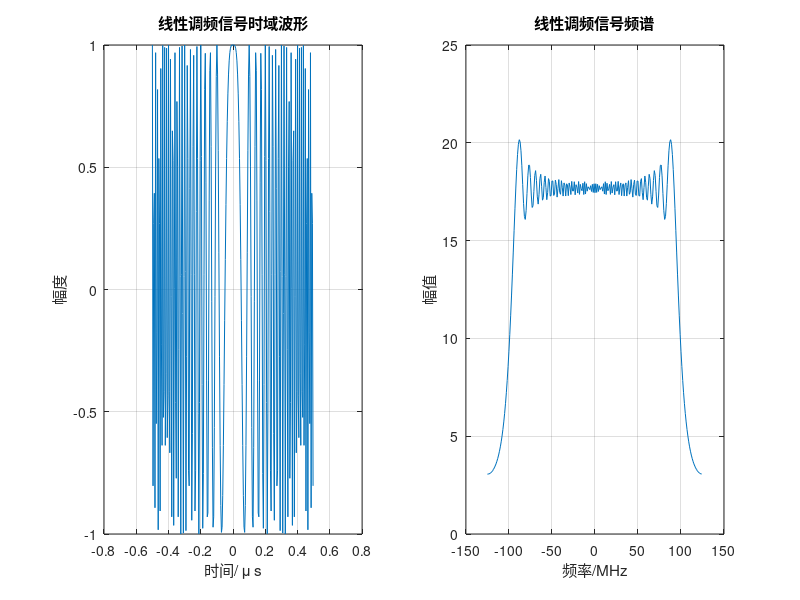
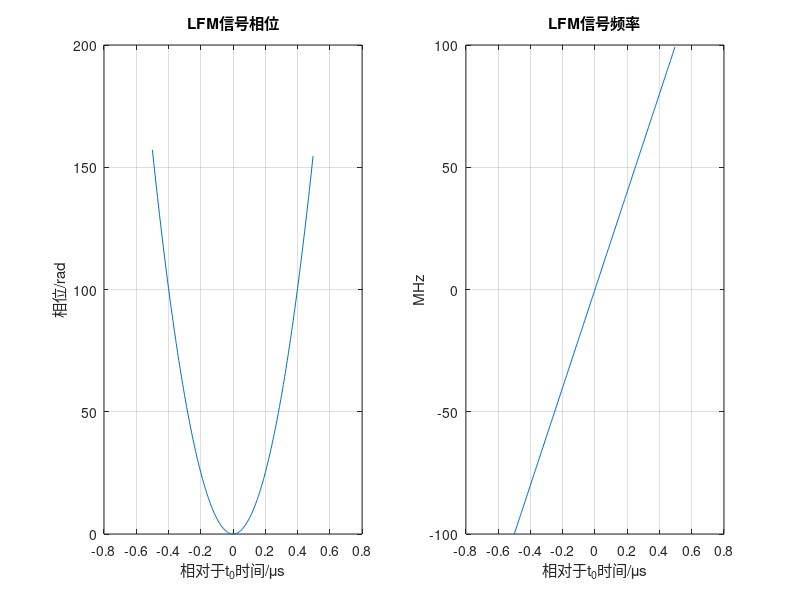
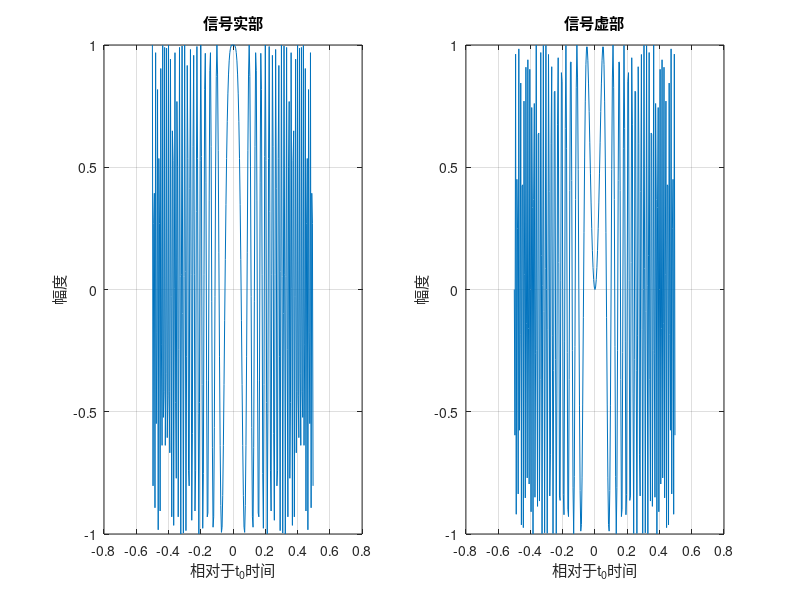
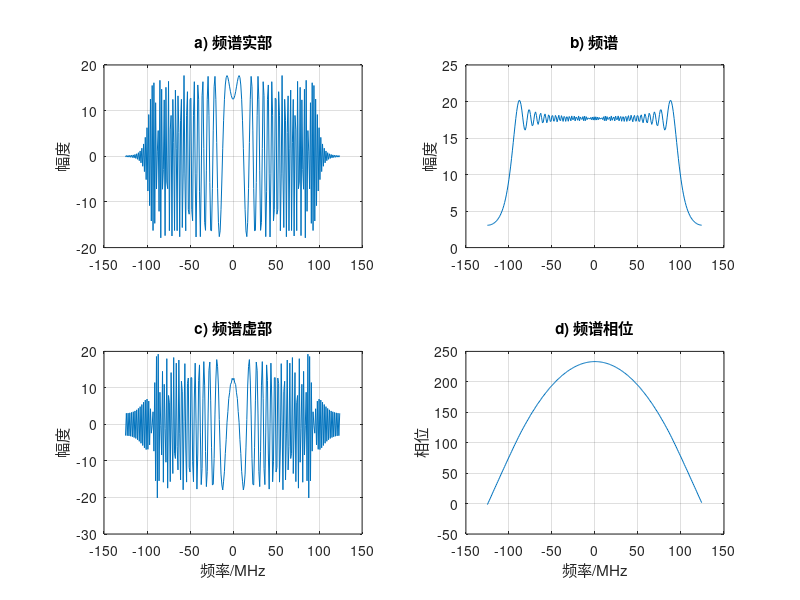

These figures' MATLAB source, in order:
%% 1.LFM信号分析
% （1）仿真LFM信号；
% （2）观察不同过采样率下的DFT结果；
% （3）观察不同TBP的LFM信号的频谱。
clc;clear;close all
%% （1）仿真LFM信号
%% 参数设置
B = 2e8;                        % 200MHz
T = 1e-6;                       % 脉冲持续时间
K = B/T;                        % 调频斜率    B=K*T
alpha_os = 1.25;                % 过采样率   alpha_os=fs/(K*T)
fs = alpha_os*B;                % 采样率
N = round( T / (1/fs) );        % 采样点数
dt = T/N;                       % 采样时间间隔
df = fs/N;                      % 采样频率间隔
t = -T/2:dt:T/2-dt;             % 时间变量
freq = -fs/2:df:fs/2-df;        % 频率变量
A_lfm = 1;                      % 设置信号幅度
f_lfm = 0;                      % 设置信号载频频率
y_lfm = A_lfm*exp(1j*(2*pi*f_lfm*t+pi*K*t.^2)); % 信号表达式
f = K*t;                        % 瞬时频率
phi = pi*K*t.^2;                % 瞬时相位

%% 绘制时域图
figure
subplot(121),plot(1e6*t,real(y_lfm));    % 绘制时域图
grid on;
xlabel('时间/ \mu s');           
ylabel('幅度');        
title( '线性调频信号时域波形');              
%% 绘制频谱图
Sf = fftshift(fft(fftshift(y_lfm)));  
subplot(122),plot(freq/1e6,abs(Sf) );    % 绘制频谱图
grid on;
xlabel('频率/MHz');          
ylabel('幅值');          
title('线性调频信号频谱');   

%% 绘制瞬时相位、瞬时频率图像
figure
subplot(121)
plot(t*1e+6,phi);grid on;
title('LFM信号相位');
xlabel('相对于t_0时间/\mus');
ylabel('相位/rad')
subplot(122)
plot(t*1e+6,f*1e-6);grid on;
title('LFM信号频率');
xlabel('相对于t_0时间/\mus');
ylabel('MHz');

%% 
TBP = 200;
T = 1e-6;                   % 脉冲持续时间
B = TBP/T;
K = B/T;                    % 调频斜率
alpha_os = 1.25;            % 过采样率
fs = alpha_os*B;            % 采样率
N = round( T / (1/fs) );    % 采样点数
dt = T/N;                   % 采样时间间隔
df = fs/N;                  % 采样频率间隔
t = -T/2:dt:T/2-dt;         % 时间变量
% t = 0:dt:T-dt;
freq = -fs/2:df:fs/2-df;    % 频率变量
A_lfm = 1;   % 设置信号幅度
f_lfm = 0;   % 设置信号载频频率
y_lfm = A_lfm*exp(1j*(2*pi*f_lfm*t+pi*K*t.^2)); % 信号表达式
Sf = fftshift(fft(fftshift(y_lfm)));    % Chirp信号频谱表达式
figure % 绘制基带LFM信号实部虚部波形
subplot(121),plot(t*1e+6,real(y_lfm)),grid on
title('信号实部'),xlabel('相对于t_0时间'),ylabel('幅度')
subplot(122),plot(t*1e+6,imag(y_lfm)),grid on
title('信号虚部'),xlabel('相对于t_0时间'),ylabel('幅度')
figure % 绘制基带LFM信号频域图
subplot(221),plot(freq*1e-6,real(Sf)),grid on
% axis([-40 40 -20 20])
title('a) 频谱实部'),ylabel('幅度')
subplot(222),plot(freq*1e-6,abs(Sf)),grid on
% axis([-20 20 0 40])
title('b) 频谱'),ylabel('幅度')
subplot(223),plot(freq*1e-6,imag(Sf)),grid on
% axis([-40 40 -20 20])
title('c) 频谱虚部'),xlabel('频率/MHz'),ylabel('幅度')
subplot(224),plot(freq*1e-6,unwrap(angle(Sf))),grid on
%axis([-50 50,0 900])
title('d) 频谱相位'),xlabel('频率/MHz'),ylabel('相位')
% title('线性调频信号的复频谱')

%% ======================================================================== %%
%% （2）观察不同过采样率下的DFT结果
alpha_0 = [0.8 1 1.2 1.4];% 过采样率
figure
for i = 1:length(alpha_0)
    TBP = 200;
    T = 1e-6;               % 脉冲持续时间
    B = TBP/T;
    K = B/T;                % 调频斜率
    fs = alpha_0(i)*B;      % 采样率
    N = round( T / (1/fs) );% 采样点数
    dt = T/N;               % 采样时间间隔
    df = fs/N;              % 采样频率间隔
    t = -T/2:dt:T/2-dt;     % 时间变量
    freq = -fs/2:df:fs/2-df;% 频率变量
    A_lfm = 1;              % 设置信号幅度
    f_lfm = 0;              % 设置信号载频频率
    y_lfm = A_lfm*exp(1j*(2*pi*f_lfm*t+pi*K*t.^2)); % 信号表达式
    Sf = fftshift(fft(fftshift(y_lfm)));    % Chirp信号频谱表达式
    %% 绘制频谱图
    subplot(length(alpha_0),1,i);
    plot(freq/1e6,abs(Sf) );grid on;
    axis([-200 200 0 inf]);
    if i==length(alpha_0)
        xlabel('频率/MHz');          
    end
    ylabel('幅值');          
    % title(['过采样率为',num2str(alpha_0(i))]); 
    % text(0,alpha_0(i),['过采样率为',num2str(alpha_0(i))],'HorizontalAlignment','center')
    legend(['过采样率为',num2str(alpha_0(i))])
end

% 参数设置
TBP = 200;             % 时间带宽积
T = 1e-6;             % 脉冲持续时间
alpha_0 = [1.6 1.4 1.2 1.0 0.8];             % 过采样率
figure; % title('过采样率\alpha_{os}在频谱中引起的能量间隙');
for i=1:length(alpha_0)
    % 参数计算
    B = TBP/T;             % 信号带宽
    K = B/T;               % 线性调频频率
    F = alpha_0(i)*B;      % 采样频率
    N = 2*ceil(F*T/2);     % 采样点数
    dt = T/N;              % 采样时间间隔
    df = F/N;              % 采样频率间隔
    % 变量设置
    t = -T/2:dt:T/2-dt;    % 时间变量
    f = -F/2:df:F/2-df;    % 频率变量
    f_zero = -F/2:F/(2*N):F/2-F/(2*N);    % 补零后的频率变零
    % 信号表达
    st = exp(1j*pi*K*t.^2);               % Chirp信号复数表达式
    Sf1 = fft(fftshift(st));              % Chirp信号频谱表达式
    st_zero = [st,zeros(1,N)];            % Chirp信号补零表达式
    Sf2 = fft(fftshift(st_zero));         % Chirp信号补零后的频谱表达式
    % 绘图
    subplot(length(alpha_0),2,2*i-1),plot(t*1e+6,real(st)),grid on
    if(i==1)
        title('信号实部')
    end
    if(i==length(alpha_0))
        xlabel('时间(\mus)')
    end
    subplot(length(alpha_0),2,2*i),plot(f_zero*1e-6,abs(Sf2)),grid on
    if(i==1)
        title('频谱幅度')
    end
    if(i==length(alpha_0))
        xlabel('频率单元/MHz')
    end
    % text(2.7,18,['\alpha_{os}= ',num2str(alpha_0(i))],'HorizontalAlignment','center')
    legend(['\alpha_{os}= ',num2str(alpha_0(i))])
end
%% ======================================================================== %%
%% （3）观察不同TBP的LFM信号的频谱
TBP = [25,50,100,400,1000];     % 时间带宽积
figure
for i = 1:length(TBP)
    T = 1e-6;                   % 脉冲持续时间
    B = TBP(i)/T;
    K = B/T;  % 调频斜率
    alpha_os = 2.5;% 过采样率
    fs = alpha_os*B; % 采样率
    N = round( T / (1/fs) );        % 采样点数
    t = linspace( -T/2 , T/2 , N);  % 
    y_lfm = A_lfm*exp(1j*(2*pi*f_lfm*t+pi*K*t.^2)); % 信号表达式

    %% 绘制频谱图
    freq = linspace(-fs/2,fs/2,N);  % 频域采样选取采样点，在-fs/2与fs/2间生成N个点
    Sf = fftshift( fft(y_lfm) );    
    subplot(length(TBP),1,i);
    plot(freq/1e6,abs(Sf) ),grid on;
    % axis([-200 200 0 1800]);
    if i==length(TBP)
        xlabel('频率/MHz');           
    end
    ylabel('幅度');  
    % title(['TBP为',num2str(TBP(i))]);
    legend(['TBP为',num2str(TBP(i))]);
end

TBP = [25,50,100,400,1000]; % 时间带宽积
figure
for i = 1:length(TBP)
    % 参数设置
    T = 1e-6;              % 脉冲持续时间
    B = TBP(i)/T;          % 信号带宽
    K = B/T;               % 线性调频频率
    alpha_os = 2.5;        % 过采样率
    F = alpha_os*B;        % 采样频率
    N = 2*ceil(F*T/2);     % 采样点数
    dt = T/N;              % 采样时间间隔
    df = F/N;              % 采样频率间隔
    % 变量设置
    t = -T/2:dt:T/2-dt;    % 时间变量
    freq = -F/2:df:F/2-df; % 频率变量
    % 信号表达
    y_lfm = A_lfm*exp(1j*(2*pi*f_lfm*t+pi*K*t.^2)); % 信号表达式
    Sf = fftshift(fft(fftshift(y_lfm)));     % Chirp信号频谱表达式
    %% 绘图
    % 频谱幅度
    subplot(5,2,2*i-1)
    plot(freq*1e-6,abs(Sf)),grid on
    if(i==5)
        xlabel('频率/MHz')
    end
    ylabel('幅度')
    line([-B*1e-6/2,-B*1e-6/2],[0,sqrt(1/K)*1e+6*N],'color','r','linestyle','--')
    line([ B*1e-6/2, B*1e-6/2],[0,sqrt(1/K)*1e+6*N],'color','r','linestyle','--')
    line([-B*1e-6/2, B*1e-6/2],[sqrt(1/K)*1e+6*N,sqrt(1/K)*1e+6*N],'color','r','linestyle','--')
    % 频谱相位
    subplot(5,2,2*i)
    plot(freq*1e-6,unwrap(angle(Sf))-max(unwrap(angle(Sf)))),hold on,grid on
    plot(freq*1e-6,(-pi*freq.^2/K)-max(-pi*freq.^2/K),'r--');
    set(gca,'YDir','reverse')    % 设置坐标轴翻转
    if(i==5)
        xlabel('频率/MHz')
    end
    ylabel('相位/rad')
    text(0,-TBP(i)/2,['TBP= ',num2str(TBP(i))],'HorizontalAlignment','center')
end

